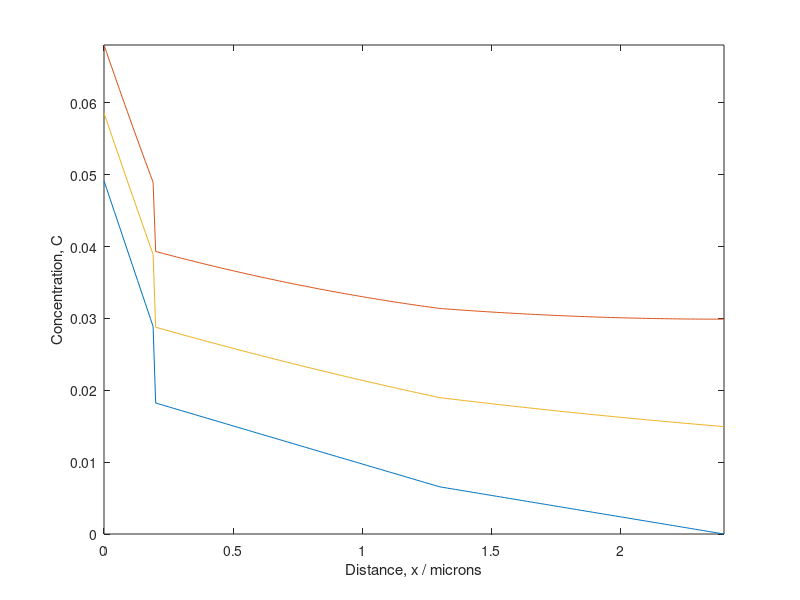

Recreate this plot in MATLAB.
%This script produces a Crank-Nicolson simulation of a stack of two layers
%of material. The main purpose is to simulate a diffusion profile of a system with a GDC
%electrolyte and an LSCF cathode as well as an interface between the two.

clear;close all

%% Define parameters
% Material properties
D_1=.0026; % Define diffusivity of cathode material [um^2/s] (LSCF)
D_2=0.026;
D_3=0.046;% Define diffusivity of electrolyte material [um^2/s] (GDC)
k=0.000292; % Define surface exchange coefficient of LSCF [um/s]
D_int1=.00026; 
D_int2=0.026;%Define interfacial resistance [s/um]
int_width=0;% Define the width of the interface region (0 is the default value)

% Experimental setup
Duration=.083; % Time of exchange in hours (found with Kiloran correction)
L = [0.2;1.1;1.1]; % Vector of the layer lengths, first element is the first layer

% Simulation parameters
delta_x=0.01; % Define the spatial step [um]
delta_t=2; % Define the time step [s] (this should be a derived parameter based on max value of sigma)

% Derived properties
%D_int=2*(r/delta_x+1/D_1+1/D_2)^-1; % Define the diffusivity of the interface [um^2/s]
Length=sum(L); % Total sample length [um]
steps_x=Length/delta_x+1; % Define number of spatial nodes
steps_t=Duration*3600/delta_t+1; % Define number of time steps
x=0:delta_x:Length; % Define the length of the profile in steps of delta_x
sigma_1=D_1*(delta_t)/(2*delta_x^2); % Calculate sigma of LSCF
sigma_2=D_2*(delta_t)/(2*delta_x^2); % Calculate sigma of GDC
sigma_3=D_3*(delta_t)/(2*delta_x^2); % Calculate sigma of GDC
sigma_int1=D_int1*(delta_t)/(2*delta_x^2);% Calculate sigma of the first interface
sigma_int2=D_int2*(delta_t)/(2*delta_x^2);% Calculate sigma of the second interface
h=k/D_1; %Calculate h

%% Build simulation components
% Set up a sub-matrix L which contains the information regarding the surface exchange as well as diffusion through the LSCF layer

% Set up the vector for the subdiagonal
sub = zeros(round(steps_x)-1,1);
sub(1:round(L(1)/delta_x)-1,1)=sigma_1;
sub(round(L(1)/delta_x),1)=sigma_int1;
sub(round(L(1)/delta_x)+1:round((L(1)+L(2))/delta_x-1),1)=sigma_2;
sub(round((L(1)+L(2))/delta_x),1)=sigma_int2;
sub(round((L(1)+L(2))/delta_x+1):end,1)=sigma_3;

% Set up the vector for the superdiagonal
sup = zeros(round(steps_x)-1,1);
sup(1:round(L(1)/delta_x),1)=sigma_1;
sup(round(L(1)/delta_x),1)=sigma_int1;
sup(round(L(1)/delta_x)+1:round((L(1)+L(2))/delta_x),1)=sigma_2;
sup(round((L(1)+L(2))/delta_x),1)=sigma_int2;
sup(round((L(1)+L(2))/delta_x)+1:end,1)=sigma_3;

% Set up the vector for the central diagonal
s1 = zeros(round(steps_x),1);
s1(1:round(L(1)/delta_x)-1,1)=1-2*sigma_1;
s1(round(L(1)/delta_x),1)=1-(sigma_int1+sigma_1);
s1(round(L(1)/delta_x)+1,1)=1-(sigma_int1+sigma_2);
s1(round(L(1)/delta_x)+2:round((L(1)+L(2))/delta_x)-1,1)=1-2*sigma_2;
s1(round((L(1)+L(2))/delta_x),1)=1-(sigma_2+sigma_int2);
s1(round((L(1)+L(2))/delta_x)+1,1)=1-(sigma_3+sigma_int2);
s1(round((L(1)+L(2))/delta_x)+2:end,1)=1-2*sigma_3;


s1_n = zeros(round(steps_x),1);
s1_n(1:round(L(1)/delta_x)-1,1)=1+2*sigma_1;
s1_n(round(L(1)/delta_x),1)=1+(sigma_int1+sigma_1);
s1_n(round(L(1)/delta_x)+1,1)=1+(sigma_int1+sigma_2);
s1_n(round(L(1)/delta_x)+2:round((L(1)+L(2))/delta_x)-1,1)=1+2*sigma_2;
s1_n(round((L(1)+L(2))/delta_x),1)=1+(sigma_2+sigma_int2);
s1_n(round((L(1)+L(2))/delta_x)+1,1)=1+(sigma_3+sigma_int2);
s1_n(round((L(1)+L(2))/delta_x)+2:end,1)=1+2*sigma_3;

% Create the matrix at the current timestep (Mirror boundary condition)
A = full(gallery('tridiag',sub,s1,sup));
A(1,1) = 1-2*sigma_1*(1+delta_x*h); %Surface boundary condition
A(1,2) = 2*sigma_1; %Surface boundary condition
A(end,end) = 1+sigma_3; %Mirror boundary condition parameters
A(end,end-1) = -2*sigma_3;
A(end,end-2) = sigma_3;

% Create the matrix at the future timestep
A_n = full(gallery('tridiag',-sub,s1_n,-sup));
A_n(1,1) = 1+2*sigma_1*(1+delta_x*h); %Surface boundary condition
A_n(1,2) = -2*sigma_1; %Surface boundary condition
A_n(end,end) = 1-sigma_3; %Mirror boundary condition parameters
A_n(end,end-1) = 2*sigma_3;
A_n(end,end-2) = -sigma_3;

% Create the matrix at the current timestep (Dirichlet boundary condition)
A_Di = full(gallery('tridiag',sub,s1,sup));
A_Di(1,1) = 1-2*sigma_1*(1+delta_x*h); %Surface boundary condition
A_Di(1,2) = 2*sigma_1; %Surface boundary condition
A_Di(end,end) = 1; % Dirichlet boundary condition
A_Di(end,end-1) = 0;
A_Di(end,end-2) = 0;

A_n_Di = full(gallery('tridiag',-sub,-s1+2,-sup));
A_n_Di(1,1) = 1+2*sigma_1*(1+delta_x*h); %Surface boundary condition
A_n_Di(1,2) = -2*sigma_1; %Surface boundary condition
A_n_Di(end,end) = 1; %Mirror boundary condition parameters
A_n_Di(end,end-1) = 0;
A_n_Di(end,end-2) = 0;

%%%%%%%%%%%%%%%%%%%%%%%%%%%%%%%%%%%%%%%%%%%%%%%%%%%%%%%%%%%%%%%%%%%%%

% Define surface exchange vector
G = zeros(round(steps_x), 1);
G(1) = 4*delta_x*sigma_1*h; %surface boundary condition vector G
C = zeros(round(steps_x),1);%Initial position vector, 0 everywhere
C_Di = zeros(round(steps_x),1);% Initial position vector for the Dirichlet bc


%% Run the iterative matrix calculation

for t=1:steps_t
    C = A_n\(A*C+G);
    C_Di = A_n_Di\(A_Di*C_Di+G);
    plot(x,C_Di,x,C,x,(C+C_Di)/2); % Plot both boundary conditions as well as their mean
    xlim([0 Length])
    ylim([-0 inf]);
    xlabel('Distance, x / microns')
    ylabel('Concentration, C')
    drawnow
end

hold off

%Optional code to produce noisy data that can be used to test fitting
%functions

% snr = 50;
% out = awgn(C,snr);varargin;
% 
% plot(out)
% 
% writematrix(out,'GenNoiseInt.txt')



%%%%%%%%%%%%%%%%%%%%%%%%%%%%%%%%%%%%%%%%%%%%%%%%%%%%%%%
%% Initialise figure
% Fig=figure(...
%     'Units','normalized',...
%     'Position',[.3 .5 .5 .4],...
%     'Color',[1 1 1],...%    'renderer','painters',...
%     'WindowStyle','normal',...
%     'PaperPositionMode','auto',...
%     'PaperOrientation','landscape');
% h=plot(x,C,x,C_Di,x,C_t,'x-',[L(1),L(1)],[0,1],'k:','linewidth',1.5);
% set(gca,'TickLabelInterpreter','latex',...
%     'LineWidth',1.2,...
%     'FontSize',16);
% xlim([0 Length])
% ylim([0 1]); %inf is quite annoying to watch :-)
% xlabel('Distance, $x$ / microns','interpreter','latex')
% ylabel('Normalised isotopic fraction, $C''$','interpreter','latex')
% linkdata on %This updates the data in the plot
% set(gca,'TickLabelInterpreter','latex',...
%     'LineWidth',1.2,...
%     'FontSize',16);
% legend('C-N Simulation','Interface location', 'Interpreter','Latex');
